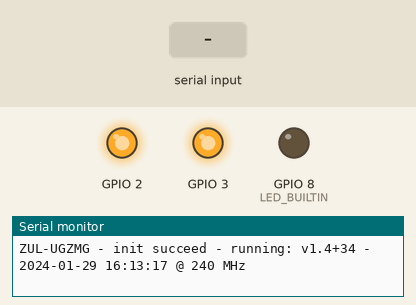
A sketch run on a simulated ESP32-C3. Shown: output pins drawn as LEDs (lit = HIGH), the last lines printed to the serial monitor. The inputs (shaded band) are chosen by the test bench.

Above: at 1.2 s.
1.3 s: "1" received over Serial
At 1.8 s:
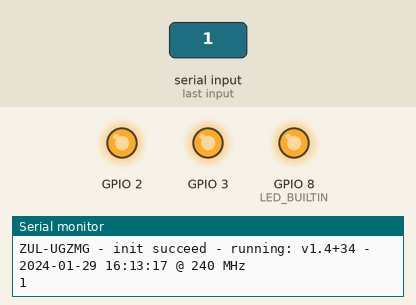
Timing chart, 0 to 8.8 s (numbered marks = the images above; inputs shaded):
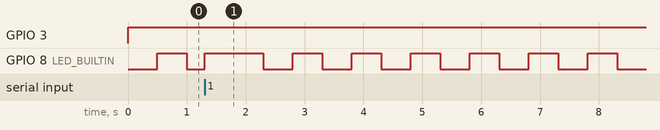

The sketch:

main.ino
```cpp
/*
 *
 */

#include "version.h"
#include "busware.h"
#include <WiFi.h>

#ifdef USE_IMPROV
#include <ImprovWiFiLibrary.h>
ImprovWiFi improvSerial(&Serial);
#endif

#define MAXBUF 1024

// main definitions:
#if defined(BUSWARE_EUL)

#define MYNAME "EUL"

#if defined(CONFIG_IDF_TARGET_ESP32C3)
TCMTransceiver Transceiver(&Serial0, 3, 5);
#elif defined(CONFIG_IDF_TARGET_ESP32S2)
TCMTransceiver Transceiver(&Serial1, 21);
#endif

#elif defined(BUSWARE_TUL)

#define MYNAME "TUL"
TPUARTTransceiver Transceiver(&Serial0);

#elif defined(BUSWARE_ZUL)

#define MYNAME "ZUL"
ZigbeeTransceiver Transceiver(&Serial0, 3, 2);

#elif defined(BUSWARE_CUN)

#define MYNAME "CUN"
CSMTransceiver Transceiver(&Serial0, 2);

#else

#error "No matching gadget"

#endif

uint16_t inByte; // for reading from serial
byte smlMessage[MAXBUF]; // for storing the the isolated message.

void setup(void) {

    String UniqueName = String(MYNAME) + "-" + getBase32ID();

    WiFi.config(INADDR_NONE, INADDR_NONE, INADDR_NONE, INADDR_NONE);
    WiFi.setHostname( UniqueName.c_str() );

    Transceiver.begin();

    Serial.begin(19200);
    pinMode(LED_BUILTIN, OUTPUT);


#ifdef USE_IMPROV
    improvSerial.setDeviceInfo(
#if defined(CONFIG_IDF_TARGET_ESP32C3)
	ImprovTypes::ChipFamily::CF_ESP32_C3,
#elif defined(CONFIG_IDF_TARGET_ESP32S2)
	ImprovTypes::ChipFamily::CF_ESP32_S2,
#endif
	WiFi.getHostname(), VERSION_SHORT, MYNAME);
#endif

    Serial.print( WiFi.getHostname() );
    Serial.print(" - init succeed - running: ");
    Serial.print( VERSION );
    Serial.print(" @ ");
    Serial.print( getCpuFrequencyMhz() );
    Serial.println(" MHz");

}

unsigned long previousMillis  = 0;
unsigned long ReqMillis = 0;

int ledState = LOW;
const long interval = 500;

// the loop function runs over and over again forever
void loop() {
    uint8_t sbuf[MAXBUF], i;
    uint16_t av;

    unsigned long currentMillis = millis();

    Transceiver.set_reset(false);

    av = Serial.available();
    if (av > 0) {

	if (av > MAXBUF) av = MAXBUF;
	Serial.readBytes( sbuf, av );

#ifdef USE_IMPROV
	if (!improvSerial.handleBuffer(sbuf, av) )
#endif
	    Transceiver.write( sbuf, av );
	digitalWrite(LED_BUILTIN, HIGH);
	previousMillis = currentMillis;
    }

    av = Transceiver.available();
    if (av > 0) {
	if (av > MAXBUF) av = MAXBUF;
	Transceiver.readBytes( sbuf, av );

	Serial.write( sbuf, av ) ;
	digitalWrite(LED_BUILTIN, HIGH);
	previousMillis = currentMillis;
    }

    // LED blinking
    if (currentMillis - previousMillis >= interval) {
	previousMillis = currentMillis;

	if (ledState == HIGH)
	    ledState = LOW;
	else
	    ledState = HIGH;

	digitalWrite(LED_BUILTIN, ledState);
    }
}
```

version.h
```cpp
#ifndef BUILD_NUMBER
  #define BUILD_NUMBER "34"
#endif
#ifndef VERSION
  #define VERSION "v1.4+34 - 2024-01-29 16:13:17"
#endif
#ifndef VERSION_SHORT
  #define VERSION_SHORT "v1.4+34"
#endif
```

Measured:
- by itself, GPIO 8 (LED_BUILTIN): repeats every 1.0 s: LOW 0.50 s, HIGH 0.50 s
